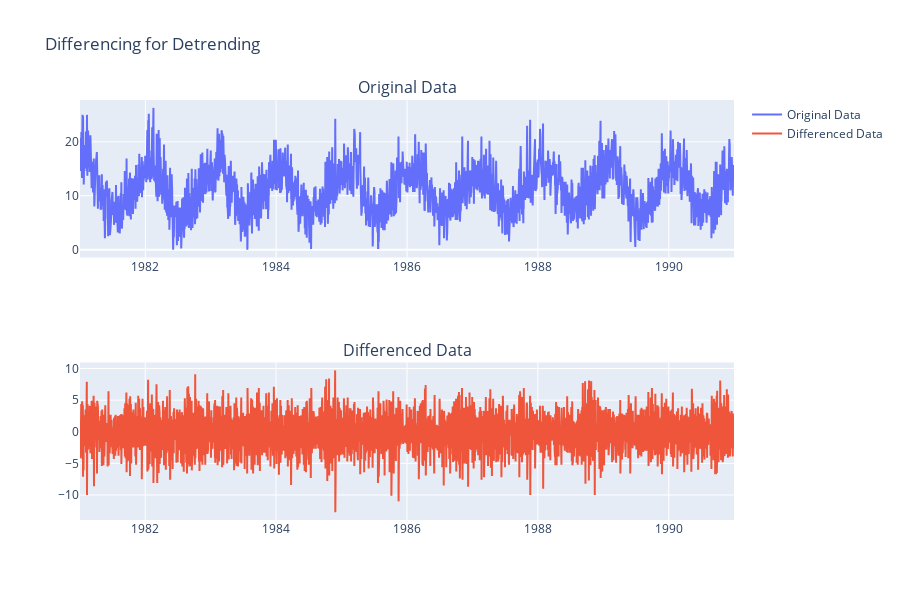

The code cell stored with this chart in its notebook:
### Code cell
# Загрузка данных о минимальных температурах
df = pd.read_csv('https://raw.githubusercontent.com/jbrownlee/Datasets/master/daily-min-temperatures.csv')
df['Date'] = pd.to_datetime(df['Date'])
df.set_index('Date', inplace=True)
df = df.rename(columns={'Temp': 'y'})
df['ds'] = df.index

# Первые разности
df['diff_y'] = df['y'].diff()

# Визуализация
fig = make_subplots(rows=2, cols=1, subplot_titles=["Original Data", "Differenced Data"])
fig.add_trace(go.Scatter(x=df['ds'], y=df['y'], mode='lines', name='Original Data'), row=1, col=1)
fig.add_trace(go.Scatter(x=df['ds'][1:], y=df['diff_y'][1:], mode='lines', name='Differenced Data'), row=2, col=1)
fig.update_layout(height=600, title_text="Differencing for Detrending")
fig.show()

### Figure 1 — Plotly figure (JSON) as saved in the notebook; plotly's stock layout.template omitted (floating-point values rounded to 4 significant figures; data arrays with more than 128 entries replaced by an {"elided": "..."} marker saying what was removed)
{"data": [{"mode": "lines", "name": "Original Data", "type": "scatter", "x": {"elided": "3650 str values"}, "xaxis": "x", "y": {"elided": "3650 float values"}, "yaxis": "y"}, {"mode": "lines", "name": "Differenced Data", "type": "scatter", "x": {"elided": "3649 str values"}, "xaxis": "x2", "y": {"elided": "3649 float values"}, "yaxis": "y2"}], "layout": {"annotations": [{"font": {"size": 16}, "showarrow": false, "text": "Original Data", "x": 0.5, "xanchor": "center", "xref": "paper", "y": 1, "yanchor": "bottom", "yref": "paper"}, {"font": {"size": 16}, "showarrow": false, "text": "Differenced Data", "x": 0.5, "xanchor": "center", "xref": "paper", "y": 0.375, "yanchor": "bottom", "yref": "paper"}], "height": 600, "title": {"text": "Differencing for Detrending"}, "xaxis": {"anchor": "y", "domain": [0, 1]}, "xaxis2": {"anchor": "y2", "domain": [0, 1]}, "yaxis": {"anchor": "x", "domain": [0.625, 1]}, "yaxis2": {"anchor": "x2", "domain": [0, 0.375]}}}
